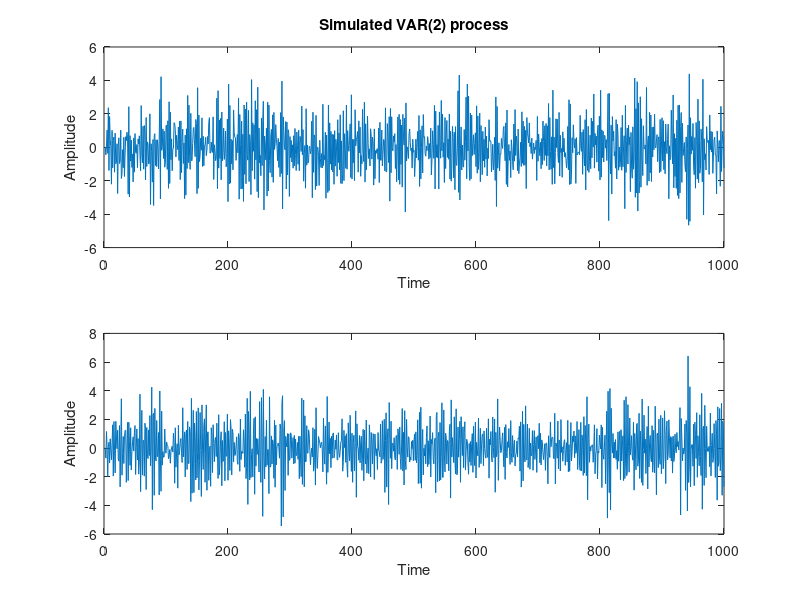

MATLAB code to generate this figure: (Note: this script raises an error after producing the figure.)
%
% Time series analysis
% Lund University
%
% Example code 17: Multivariate identification (see also example 7.10).
%
% Reference: 
%   "An Introduction to Time Series Modeling", 4th ed, by Andreas Jakobsson
%   Studentlitteratur, 2021
%
clear; clc;
close all;
addpath('../functions', '../data')              % Add this line to update the path

rng(1)                                          % Set the seed (just done for the lecture!)
N      = 1000;                                  % Try using a shorter realization.
m      = 2;                                     % Dimension of the VAR-process.
noLags = 10;

% Simulate a VAR(2) process.
A1 = [.5 .4 ; .1 .8];                           % Try changing the AR-polynomials (remember to check for stability!)
A2 = [-.2 -.1 ; .3 .6 ];
e = randn(m, N);
Y = zeros(m, N);
for k=3:N
    Y(:,k) = -A1*Y(:,k-1) -A2*Y(:,k-2) + e(:,k);
end

% Prot the resulting processes.
figure; 
subplot(211)
plot( Y(1,:) )
xlabel('Time')
ylabel('Amplitude')
title('Simulated VAR(2) process')
subplot(212)
plot( Y(2,:) )
xlabel('Time')
ylabel('Amplitude')


%% Estimate the ACF and PACF.
[Ry, rhoY] = corrM( Y, noLags );
S = pacfM( Y, noLags );

fprintf('The estimated covariance sequence is: \n')
Rya = [ Ry{1} Ry{2} Ry{3} Ry{4} Ry{5} ] 

fprintf('The estimated ACF is: \n')
Ra  = [ rhoY{1} rhoY{2} rhoY{3} rhoY{4} rhoY{5} ] 

fprintf('The estimated PACF is: \n')
Sa  = [ S{1} S{2} S{3} S{4} S{5} ]

signBound = 2 / sqrt(N);
fprintf('The (upper) confidence interval is %6.4f.\n', signBound );

% Test is the ACF and PACF are normal distributed.
if mjbtest( [ rhoY{2} rhoY{3} rhoY{4} rhoY{5} rhoY{6} ]  )
    fprintf('The ACF is deemed NORMAL distributed.\n')
else
    fprintf('The ACF is NOT deemed normal distributed.\n')
end
if mjbtest( [ S{2} S{3} S{4} S{5} S{6} ] )
    fprintf('The PACF is deemed NORMAL distributed.\n')
else
    fprintf('The PACF is NOT deemed normal distributed.\n')
end


%% Which values are outside the confidence interval?
fprintf('The ACF values outside the confidence interval are:')
abs(Ra)>signBound
fprintf('The PACF values outside the confidence interval are:')
abs(Sa)>signBound


%% Lets estimate the AR polynomials for varying orders.
% To deal with that Matlab does not allow vectors with index 0, store the
% vectors shifted one step.
signLvl = 0.05;
for k=1:6
    [ thEst{k}, sigEst{k}, resEst{k}] = lsVAR( Y, k-1 );
end

for p=2:6
    M(p-1) = -(N-p-p*m-0.5)*log( det(sigEst{p})/det(sigEst{p-1}) );
end
chiV = chi2inv( 1-signLvl, m^2 );
fprintf('The threshold for the likelihood ratio test is %6.4f.\n', chiV);
fprintf('The likelihood ratio test, for k=1, 2, ... (the model order estimate is the last non-zero ratio).\n')

M
M>chiV


%% Lets estimate the AIC, BIC, and FPE as well.
for k=1:6
    AIC(k) = N*log( det( sigEst{k} ) ) + 2*k*m^2;
    BIC(k) = N*log( det( sigEst{k} ) ) + k*m^2 * log(N);
    FPE(k) = ( (N+m*k+1)/(N-m*k-1) )^m *det( sigEst{k} ) ;
end

figure
plot( [AIC(:)/max(AIC) BIC(:)/max(BIC) FPE(:)/max(FPE)])
line( [2 2], [0 1 ], 'Color','red','LineStyle',':' )
title('Normalized AIC, BIC, and FPE')
legend('AIC', 'BIC', 'FPE', 'True order')
xlabel('k')
ylabel('Normalized cost function')


%% Form the LBP test for the different residuals.
for k=1:6
    [ deemedWhite(k), Q(k), chiV ] = lbpTest( resEst{k} ); 
end
fprintf('The threshold for the LBP test is %6.4f.\n', chiV);

figure
plot( Q )
line( [1 6], [chiV chiV], 'Color','red','LineStyle',':' )
legend('Test statistics', 'Threshold')
title('The LBP whiteness test')
xlabel('k')
ylabel('Test statistics')
deemedWhite
